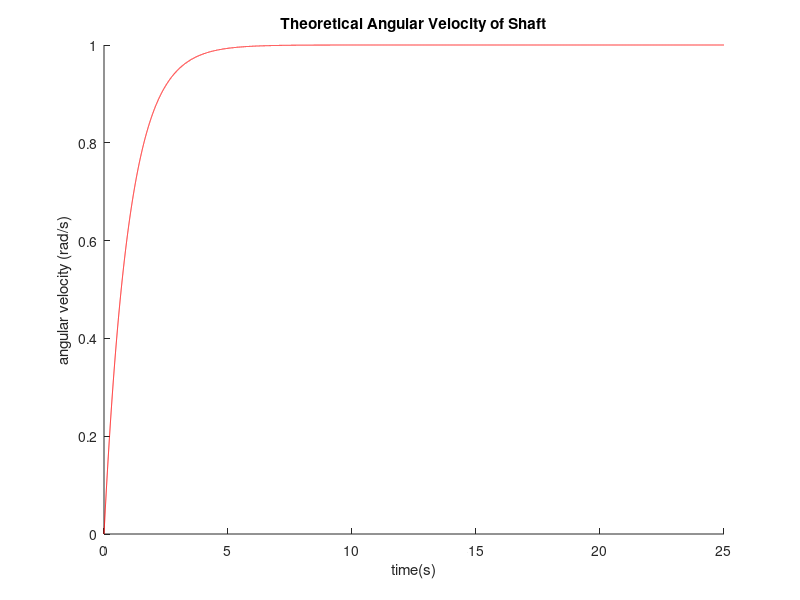

Recreate this plot in MATLAB. (Note: this script raises an error after producing the figure.)
% Initialization
tau0 = 1; % Torque input in Nm
J = 1; % Inertia in kg m^2
b = 1; % damping coefficient Nm/(rad/s)
%initial conditions
omega0 = 0; % rad/s
theta0 = 0; % rad
timestep=.001;

% analysis
tout= 0:timestep:25;
omega_anal = tau0/b *(1- exp(-b/J*tout)) + omega0 * b/J;
fig1 = figure;
figure(fig1)
hold on
plot(tout,omega_anal,'r')
xlabel('time(s)')
ylabel('angular velocity (rad/s)')
title('Theoretical Angular Velocity of Shaft')
hold off


fig2 = figure;
plot(out.omega.time,out.omega.Data,'-+')
grid on
xlabel('time (s)')
ylabel('angular velocity (rad/s)')
title('Angular velocity of Shaft')
fig3 = figure;
plot(out.theta.time,out.theta.Data);
grid on
xlabel('time (s)')
ylabel('position (rad)')
title ('Rotation of Shaft')

fig4 = figure;
plot(out.DampingForce.time,out.DampingForce.Data);
grid on
xlabel('time (s)')
ylabel('Damping Force (N)')
title ('Damping Force')

SpeedError=minus(out.omega.data,omega_anal);
fig5 = figure;
plot(tout,SpeedError);
grid on
xlabel('time (s)')
ylabel('Error (Rad/s)')
title ('Error of Theoretical vs. Simulated Rotational Speed ')